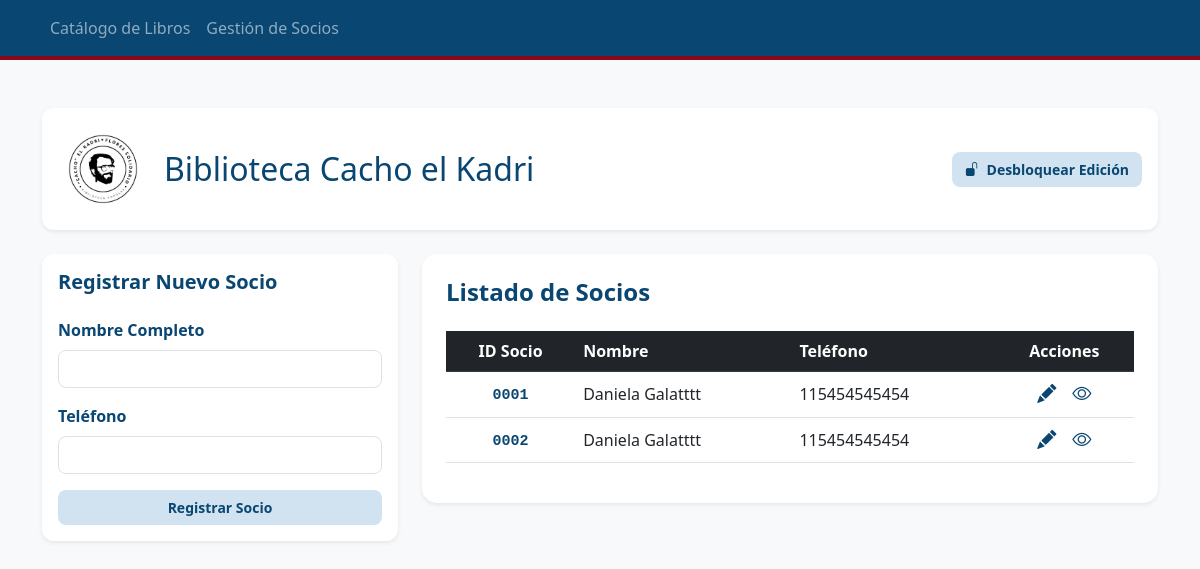
/socios, run on an earlier commit of the app's database.
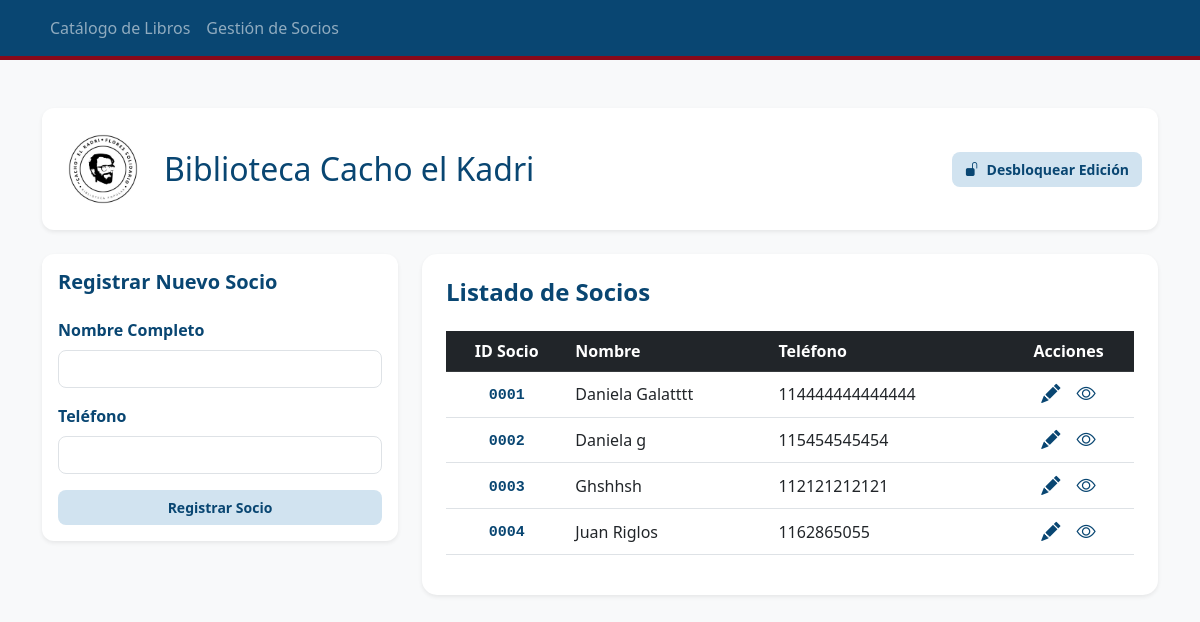
And on a later commit of the database.
### tables this page shows
CREATE TABLE Socios (
            id_socio INTEGER PRIMARY KEY AUTOINCREMENT,
            nombre_completo TEXT NOT NULL,
            telefono TEXT NOT NULL
        );

### app.py (the view)
@app.route('/socios')
def lista_socios():
    conexion = sqlite3.connect("biblioteca.db")
    cursor = conexion.cursor()
    cursor.execute("SELECT id_socio, nombre_completo, telefono FROM Socios")
    socios = cursor.fetchall()
    conexion.close()
    return render_template('socios.html', socios=socios)

### templates/socios.html
{% extends 'layout.html' %}
{% block content %}
<div class="row">
    <div class="col-md-4 mb-4 mb-md-0">
        <div class="card shadow-sm border-0" style="border-radius: 12px;">
            <div class="card-body">
                <h5 class="card-title mb-4">Registrar Nuevo Socio</h5>
                <form action="/guardar_socio" method="POST">
                    <div class="mb-3">
                        <label class="form-label" style="color: #094672; font-weight: 600;">Nombre Completo</label>
                        <input type="text" name="nombre" class="form-control" required style="border-radius: 8px;">
                    </div>
                    <div class="mb-3">
                        <label class="form-label" style="color: #094672; font-weight: 600;">Teléfono</label>
                        <input type="text" name="telefono" class="form-control" required style="border-radius: 8px;">
                    </div>
                    <button type="submit" class="btn btn-info w-100">Registrar Socio</button>
                </form>
            </div>
        </div>
    </div>
    <div class="col-md-8">
        <div class="card shadow-sm border-0" style="border-radius: 15px;">
            <div class="card-body p-4">
                <h4 class="mb-4" style="color: #094672; font-weight: bold;">Listado de Socios</h4>
                <div class="table-responsive">
                    <table class="table table-hover align-middle">
                        <thead class="table-dark" style="background-color: #094672 !important;">
                            <tr>
                                <th class="text-center">ID Socio</th>
                                <th>Nombre</th>
                                <th>Teléfono</th>
                                <th class="text-center">Acciones</th>
                            </tr>
                        </thead>
                        <tbody>
                            {% for socio in socios %}
                            <tr>
                                <td class="text-center">
                                    <span style="color: #094672; font-weight: bold; font-family: monospace; font-size: 15px;">
                                        {{ "%04d" | format(socio[0]) }}
                                    </span>
                                </td>
                                <td>{{ socio[1] }}</td>
                                <td>{{ socio[2] }}</td>
                                <td class="text-center">
                                    <div class="d-flex justify-content-center align-items-center gap-3">
                                        <a href="/editar_socio/{{ socio[0] }}" title="Editar datos" style="color: #094672; text-decoration: none; font-size: 1.2rem;">
                                            <i class="bi bi-pencil-fill"></i>
                                        </a>
                                        <a href="/historial_socio/{{ socio[0] }}" title="Ver historial" style="color: #094672; text-decoration: none; font-size: 1.2rem;">
                                            <i class="bi bi-eye"></i>
                                        </a>
                                    </div>
                                </td>
                            </tr>
                            {% else %}
                            <tr>
                                <td colspan="4" class="text-center text-muted py-4">No hay socios registrados todavía.</td>
                            </tr>
                            {% endfor %}
                        </tbody>
                    </table>
                </div>
            </div>
        </div>
    </div>
</div>
{% endblock %}

What changed in the data, as far as the page shows it:
changed Socios "Daniela Galatttt": telefono "115454545454" → "114444444444444"
changed Socios "0002": nombre_completo "Daniela Galatttt" → "Daniela g"
added Socios: id_socio "0003", nombre_completo "Ghshhsh", telefono "112121212121"
added Socios: id_socio "0004", nombre_completo "Juan Riglos", telefono "1162865055"
